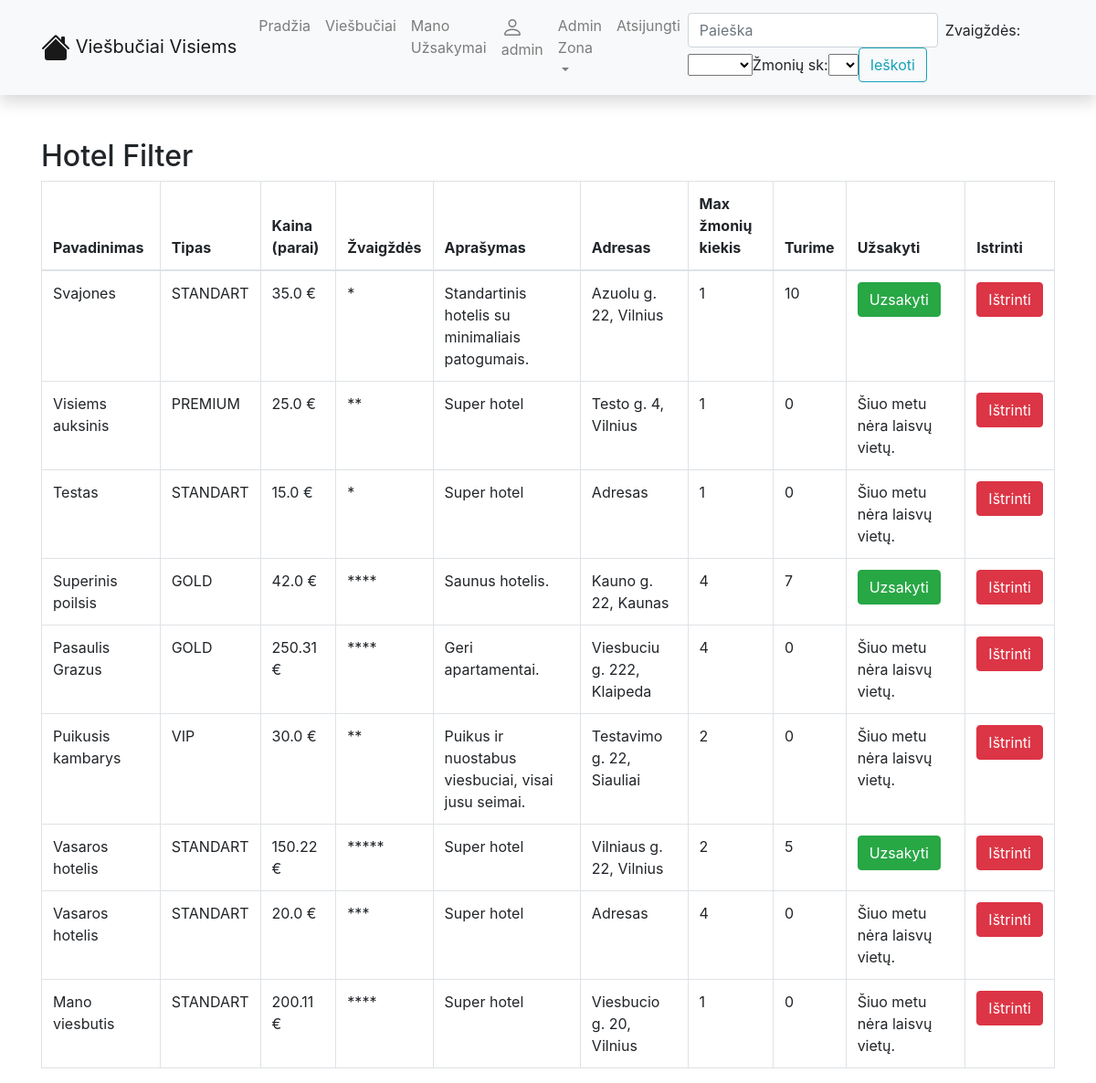
The app's page /viesbuciai/hotels/filter/ (signed in) with its own data.
### viesbuciai/models.py (models this page shows, shortened)
class Hotel(models.Model):
    TYPES = (
        ('v', 'VIP'),
        ('g', 'GOLD'),
        ('p', 'PREMIUM'),
        ('s', 'STANDART')
    )
    name = models.CharField("Viesbucio_pavadinimas", max_length=30, null=True)
    type = models.CharField(
        max_length=1,
        choices=TYPES,
        blank=True,
        default='s',
        help_text='Viesbucio tipas'
    )
    STARS = (
        ('1', '*'),
        ('2', '**'),
        ('3', '***'),
        ('4', '****'),
        ('5', '*****')
    )
    stars = models.CharField(
        max_length=1,
        choices=STARS,
        blank=True,
        default='s',
        help_text='Zvaigzduciu kiekis'
    )
    description = models.TextField('Aprasymas', max_length=2000, default='Super hotel')
    address = models.TextField("Viesbucio_adresas", default="Adresas", max_length=200)
    price = models.FloatField("Viesbucio_kaina", null=True)
    quantity = models.IntegerField("Zmoniu_kiekis", default=1, validators=[MaxValueValidator(4)])
    availability = models.IntegerField("Kiekis")
    class Meta:
        ordering = ['id']

### viesbuciai/views.py (the view)
# urls.py: path('hotels/filter/', views.hotel_filter, name='hotel_filter'),
@login_required(login_url="/viesbuciai/accounts/login/")
def hotel_filter(request):
    profile_ = Profile.objects.get(user=request.user)
    if profile_.name and profile_.lastname and profile_.address and \
            profile_.birth_date and profile_.city and profile_.country:
        hotels_ = Hotel.objects.all()
        name = request.GET.get('name')
        if name:
            hotels_ = hotels_.filter(name__iexact=name)
        stars = request.GET.get('stars')
        if stars:
            hotels_ = hotels_.filter(stars=stars)
        quantity = request.GET.get('quantity')
        if quantity:
            hotels_ = hotels_.filter(quantity=quantity)
        context = {'hotels': hotels_}
        try:
            balance = Balance.objects.get(user=request.user)
            rounded = round(balance.balance, 2)
            context['balance'] = rounded
        except ObjectDoesNotExist:
            context['balance'] = 0
        return render(request, 'hotel_filter.html', context)
    else:
        return HttpResponseRedirect('/viesbuciai/accounts/profile/')

### viesbuciai/templates/hotel_filter.html (shortened to what this page needs)
{% extends "base.html" %}
{% block content %}
  <h2>Hotel Filter</h2>
<table class="table table-bordered">
  <thead>
    <tr>
      <th>Pavadinimas</th>
      <th>Tipas</th>
      <th>Kaina (parai)</th>
      <th>Žvaigždės</th>
      <th>Aprašymas</th>
      <th>Adresas</th>
      <th>Max žmonių kiekis</th>
      <th>Turime</th>
      <th>Užsakyti</th>
      {% if user.username == 'admin' %}
      <th>Istrinti</th>
      {% endif %}
    </tr>
  </thead>
  <tbody>
    {% for hotel in hotels %}
    <tr>
      <td>{{ hotel.name }}</td>
      <td>{{ hotel.get_type_display }}</td>
      <td>{{ hotel.price }} €</td>
      <td>{{ hotel.get_stars_display }}</td>
      <td>{{ hotel.description }}</td>
      <td>{{ hotel.address }}</td>
      <td>{{ hotel.quantity }}</td>
      <td>{{ hotel.availability }}</td>
      {% if hotel.availability > 0 %}
      {% if hotel.price <= balance %}
      <form method="post" action="{% url 'reservation' %}">
        <td><input class="btn btn-success" type="submit" value="Uzsakyti"></td>
      </form>
      {% else %}
      <td>Trūksta balanco. Kaina: {{ hotel.price }} € / parai. (Balancas: {{ balance }} €)</td>
      {% endif %}
      {% else %}
      <td>Šiuo metu nėra laisvų vietų.</td>
      {% endif %}
      {% if user.username == 'admin' %}
      <td><a class="btn btn-danger" href="{% url 'delete_hotel' hotel.pk %}">Ištrinti</a></td>
      {% endif %}
    </tr>
    {% endfor %}
  </tbody>
</table>
{% endblock %}

### viesbuciai/templates/base.html (shortened to what this page needs)
<!DOCTYPE html>
<html lang="en">
  <head>
    <link
      rel="stylesheet"
      href="https://stackpath.bootstrapcdn.com/bootstrap/4.1.3/css/bootstrap.min.css"
    />
    <link
      rel="stylesheet"
      href="https://cdnjs.cloudflare.com/ajax/libs/font-awesome/4.7.0/css/font-awesome.min.css"
    />
    {% load static %}
    <link rel="stylesheet" href="{% static 'css/styles.css' %}" />
  </head>
  <body>
    <nav
      class="navbar navbar-expand-lg navbar-light bg-light static-top mb-5 shadow"
    >
      <div class="container">
        <a class="navbar-brand" href="{% url 'index' %}">
          Viešbučiai Visiems</a
        >
        <div class="collapse navbar-collapse" id="navbarResponsive">
          <ul class="navbar-nav ml-auto">
            <li class="nav-item">
              <a class="nav-link" href="{% url 'index' %}">Pradžia</a>
            </li>
            <li class="nav-item">
              <a class="nav-link" href="{% url 'hotels' %}">Viešbučiai</a>
            </li>
            <li class="nav-item">
              <a class="nav-link" href="{% url 'orders' %}">Mano Užsakymai</a>
            </li>
             {% if user.is_authenticated %}
            {% if user.username == 'admin' %}
            <li class="nav-item"><a class="nav-link" href="{% url 'profile' %}">
            {{ user.get_username }}</a>
            </li>
            <li class="nav-item dropdown">
            <a href="#" class="nav-link dropdown-toggle" data-toggle="dropdown">Admin Zona</a>
		</li>
            <li class="nav-item"><a class="nav-link" href="{% url 'logout'%}?next=/viesbuciai">Atsijungti</a></li>
            {% endif %}
          {% else %}
            <li class="nav-item">
              <a class="nav-link" href="{% url 'login'%}?next={{request.path}}">Prisijungti</a>
            </li><li class="nav-item"><a class="nav-link" href="{% url 'register' %}">Registruotis</a></li>
          {% endif %}
          </ul>
          <form
            class="form-inline my-2 my-lg-0"
            action="{% url 'hotel_filter' %}"
            method="get"
          >
            <input
              class="form-control mr-sm-2"
              type="search"
              placeholder="Paieška"
              aria-label="Search"
              name="name"
            />
	    <label for="stars">Zvaigždės:</label>
  	    <select id="stars" name="stars">
            <option value=""></option>
            <option value="1">*</option>
            </select>
            <label for="quantity">Žmonių sk:</label>
  	        <select id="quantity" name="quantity">
            <option value=""></option>
            <option value="1">1</option>
            </select>
            <button class="btn btn-outline-info my-2 my-sm-0" type="submit">
              Ieškoti
            </button>
          </form>
        </div>
      </div>
    </nav>
    <div class="container">{% block content %}{% endblock %}</div>
  </body>
</html>

### records on screen
Hotel: name "Svajones", type "STANDART", price "35.0", stars "*", description "Standartinis hotelis su minimaliais patogumais.", address "Azuolu g. 22, Vilnius", quantity "1", availability "10"
Hotel: name "Visiems auksinis", type "PREMIUM", price "25.0", stars "**", description "Super hotel", address "Testo g. 4, Vilnius", quantity "1", availability "0", shows "Šiuo metu nėra laisvų vietų."
Hotel: name "Testas", type "STANDART", price "15.0", stars "*", description "Super hotel", address "Adresas", quantity "1", availability "0", shows "Šiuo metu nėra laisvų vietų."
Hotel: name "Superinis poilsis", type "GOLD", price "42.0", stars "****", description "Saunus hotelis.", address "Kauno g. 22, Kaunas", quantity "4", availability "7"
Hotel: name "Pasaulis Grazus", type "GOLD", price "250.31", stars "****", description "Geri apartamentai.", address "Viesbuciu g. 222, Klaipeda", quantity "4", availability "0", shows "Šiuo metu nėra laisvų vietų."
Hotel: name "Puikusis kambarys", type "VIP", price "30.0", stars "**", description "Puikus ir nuostabus viesbuciai, visai jusu seimai.", address "Testavimo g. 22, Siauliai", quantity "2", availability "0", shows "Šiuo metu nėra laisvų vietų."
Hotel: name "Vasaros hotelis", type "STANDART", price "150.22", stars "*****", description "Super hotel", address "Vilniaus g. 22, Vilnius", quantity "2", availability "5"
Hotel: name "Vasaros hotelis", type "STANDART", price "20.0", stars "***", description "Super hotel", address "Adresas", quantity "4", availability "0", shows "Šiuo metu nėra laisvų vietų."
Hotel: name "Mano viesbutis", type "STANDART", price "200.11", stars "****", description "Super hotel", address "Viesbucio g. 20, Vilnius", quantity "1", availability "0", shows "Šiuo metu nėra laisvų vietų."

### other values on screen
{{ user.get_username }} "admin"
